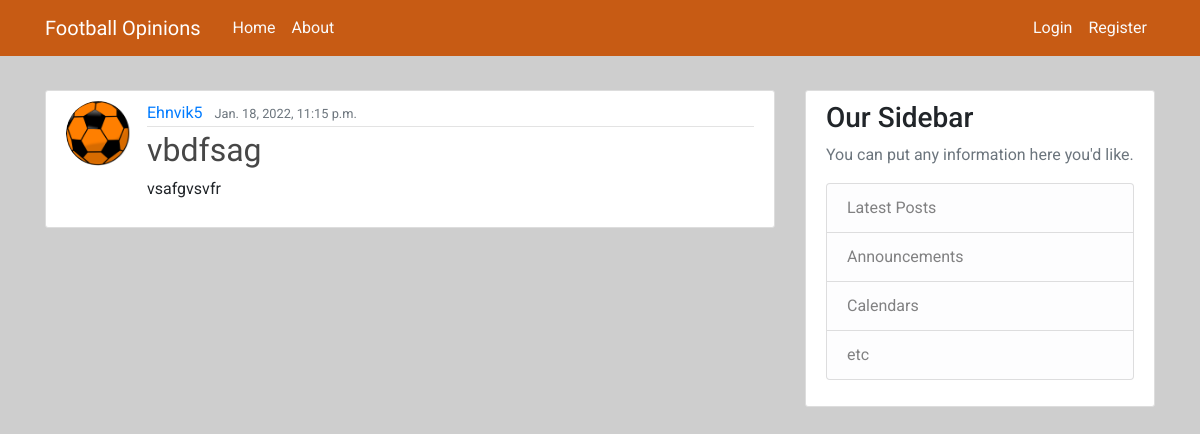
The app's page /post/4/ with its own data.
### forum/models.py (models this page shows, shortened)
class Post(models.Model):
    title = models.CharField(max_length=100)
    content = models.TextField()
    date_posted = models.DateTimeField(default=timezone.now)
    author = models.ForeignKey(User, on_delete=models.CASCADE)

### users/models.py (models this page shows, shortened)
class Profile(models.Model):
    user = models.OneToOneField(User, on_delete=models.CASCADE)
    image = models.ImageField(default='default.jpg', upload_to='profile_pics')

### forum/views.py (the view)
# urls.py: path('post/<int:pk>/', PostDetailView.as_view(), name='post-detail'),
class PostDetailView(DetailView):
    model = Post

### forum/templates/forum/post_detail.html (shortened to what this page needs)
{% extends "forum/base.html" %}
{% block content %}
<article class="media content-section">
    <img class="rounded-circle article-img" src="{{ object.author.profile.image.url }}">
    <div class="media-body">
        <div class="article-metadata">
            <a class="mr-2" href="#">{{ object.author }}</a>
            <small class="text-muted">{{ object.date_posted }}</small>
        </div>
        <h2 class="article-title">{{ object.title }}</h2>
        <p class="article-content">{{ object.content }}</p>
    </div>
</article>
{% endblock content %}

### forum/static/forum/style.css (style rules this page uses)
html body { background-color: #cecece; margin-top: 5rem; font-family: "Roboto", sans-serif; }
h1, h2, h3, h4, h5, h6 { color: #fafafa; }
.content-section { background: #ffffff; padding: 10px 20px; border: 1px solid #dddddd; border-radius: 3px; margin-bottom: 20px; }
.article-title { color: rgb(71, 71, 71); font-family: "Exo", sans-serif; }
.article-content { white-space: pre-line; }
.article-img { height: 65px; width: 65px; margin-right: 16px; }
.article-metadata { padding-bottom: 1px; margin-bottom: 4px; border-bottom: 1px solid #e3e3e3 }

### records on screen
Post: author.profile.image (picture), author "Ehnvik5", date_posted "Jan. 18, 2022, 11:15 p.m.", title "vbdfsag", content "vsafgvsvfr"
